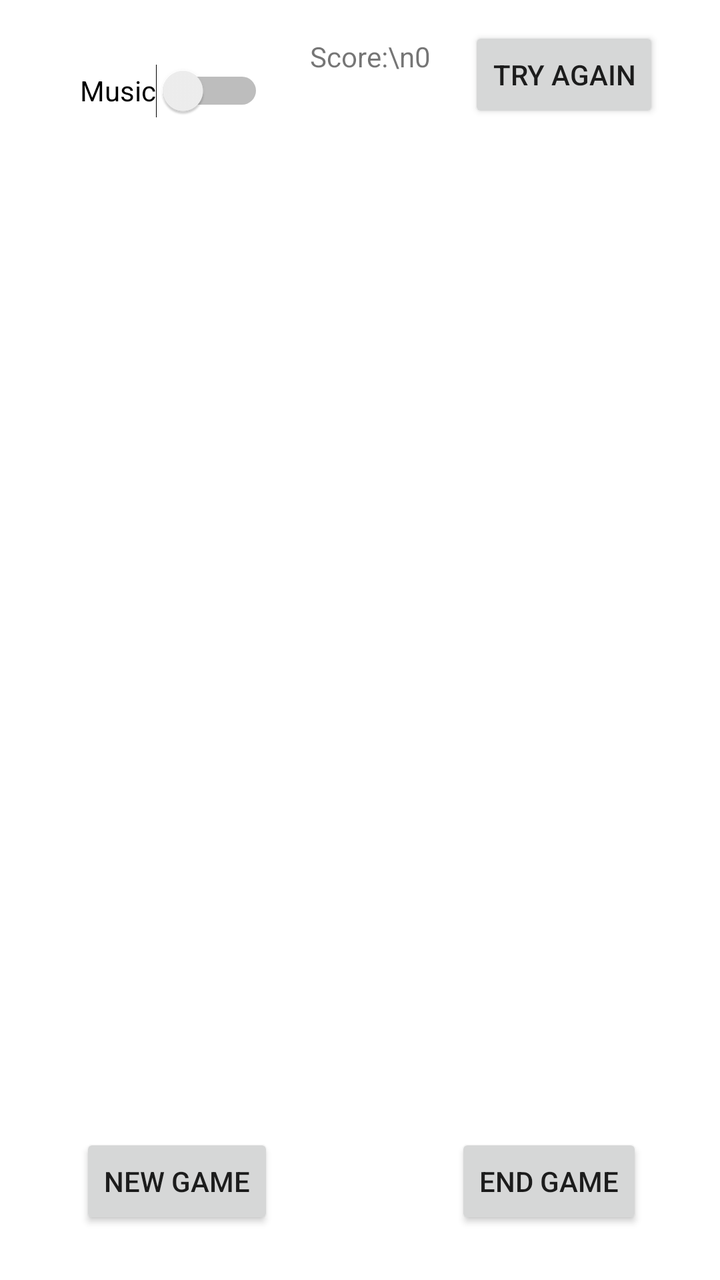
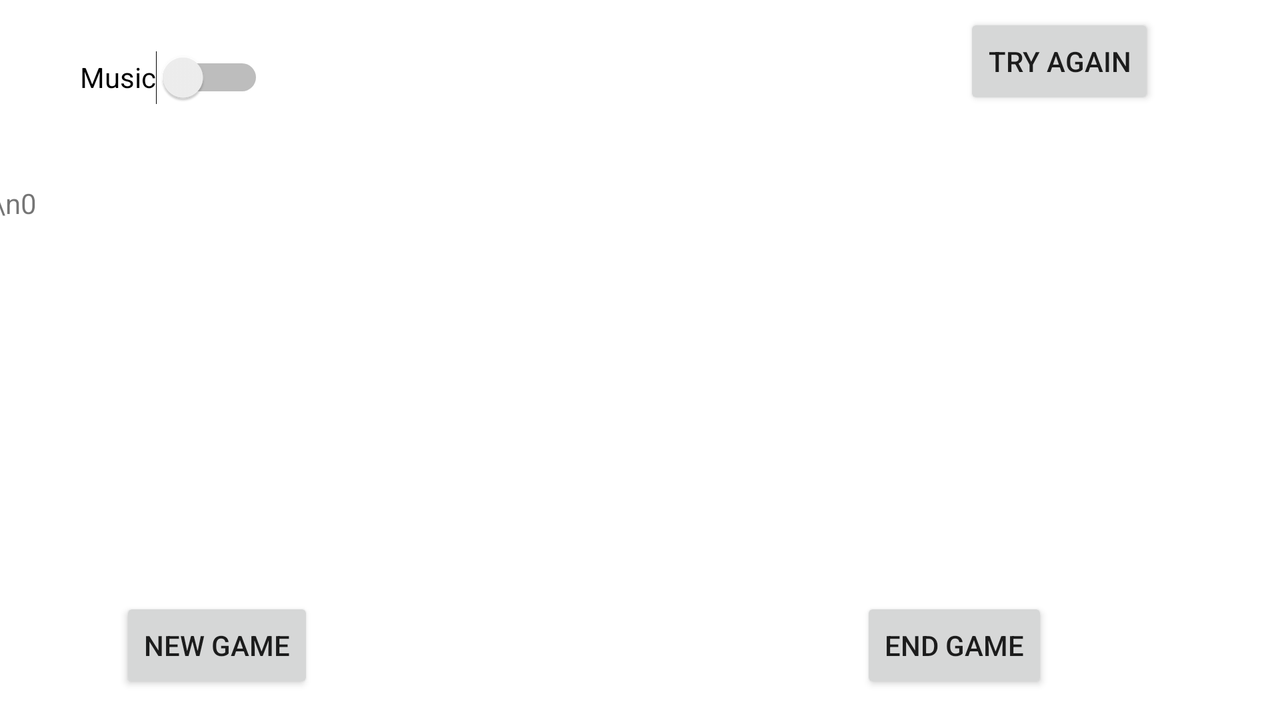

First picture: res/layout/ on a phone held upright. Second picture: the repository's own variant of that layout, on a device whose configuration matches the variant's folder. Source for both follows.
<!-- AndroidManifest.xml: application theme Theme.CS2450AndroidProject -->
<!-- res/layout/activity_game.xml -->
<?xml version="1.0" encoding="utf-8"?>
<androidx.constraintlayout.widget.ConstraintLayout xmlns:android="http://schemas.android.com/apk/res/android"
    xmlns:app="http://schemas.android.com/apk/res-auto"
    xmlns:tools="http://schemas.android.com/tools"
    android:layout_width="match_parent"
    android:layout_height="match_parent"
    tools:context=".MainActivity">

    <TableLayout
        android:id="@+id/cardTable"
        android:layout_width="340dp"
        android:layout_height="530dp"
        android:shrinkColumns="*"
        app:layout_constraintBottom_toBottomOf="parent"
        app:layout_constraintLeft_toLeftOf="parent"
        app:layout_constraintRight_toRightOf="parent"
        app:layout_constraintTop_toTopOf="parent">

        <TableRow
            android:layout_width="match_parent"
            android:layout_height="match_parent"
            android:layout_marginRight="5dp" />

        <TableRow
            android:layout_width="match_parent"
            android:layout_height="match_parent" />

        <TableRow
            android:layout_width="match_parent"
            android:layout_height="match_parent" />

        <TableRow
            android:layout_width="match_parent"
            android:layout_height="match_parent" />
    </TableLayout>

    <Switch
        android:id="@+id/musicSwitch"
        android:layout_width="0dp"
        android:layout_height="64dp"
        android:layout_marginStart="40dp"
        android:checked="false"
        android:text="@string/music"
        app:layout_constraintBottom_toBottomOf="parent"
        app:layout_constraintStart_toStartOf="parent"
        app:layout_constraintTop_toTopOf="parent"
        app:layout_constraintVertical_bias="0.023" />

    <Button
        android:id="@+id/startBtn2"
        android:layout_width="wrap_content"
        android:layout_height="wrap_content"
        android:text="@string/try_again"
        app:layout_constraintBottom_toTopOf="@+id/startBtn"
        app:layout_constraintEnd_toEndOf="parent"
        app:layout_constraintHorizontal_bias="0.885"
        app:layout_constraintStart_toStartOf="parent"
        app:layout_constraintTop_toTopOf="parent"
        app:layout_constraintVertical_bias="0.026" />

    <Button
        android:id="@+id/endBtn"
        android:layout_width="wrap_content"
        android:layout_height="wrap_content"
        android:text="@string/end"
        app:layout_constraintBottom_toBottomOf="parent"
        app:layout_constraintEnd_toEndOf="parent"
        app:layout_constraintHorizontal_bias="0.702"
        app:layout_constraintStart_toEndOf="@+id/startBtn"
        app:layout_constraintTop_toTopOf="parent"
        app:layout_constraintVertical_bias="0.957" />

    <Button
        android:id="@+id/startBtn"
        android:layout_width="wrap_content"
        android:layout_height="wrap_content"
        android:layout_marginStart="40dp"
        android:text="@string/start"
        app:layout_constraintBottom_toBottomOf="parent"
        app:layout_constraintStart_toStartOf="parent"
        app:layout_constraintTop_toTopOf="parent"
        app:layout_constraintVertical_bias="0.957" />

    <com.example.cs2450_androidproject.GameCard
        android:id="@+id/testCard"
        android:layout_width="80dp"
        android:layout_height="120dp"
        android:adjustViewBounds="true"
        android:visibility="invisible"
        app:layout_constraintBottom_toBottomOf="parent"
        app:layout_constraintLeft_toLeftOf="parent"
        app:layout_constraintRight_toRightOf="parent"
        app:layout_constraintTop_toTopOf="parent"
        tools:visibility="gone"></com.example.cs2450_androidproject.GameCard>

    <TextView
        android:id="@+id/scoreDisplay"
        android:layout_width="wrap_content"
        android:layout_height="wrap_content"
        android:layout_marginStart="42dp"
        android:layout_marginTop="14dp"
        android:layout_marginEnd="38dp"
        android:layout_marginBottom="8dp"
        android:text="Score:\n0"
        android:textAlignment="center"
        app:layout_constraintBottom_toTopOf="@+id/cardTable"
        app:layout_constraintEnd_toStartOf="@+id/startBtn2"
        app:layout_constraintStart_toEndOf="@+id/musicSwitch"
        app:layout_constraintTop_toTopOf="parent"
        app:layout_constraintVertical_bias="0.325" />














</androidx.constraintlayout.widget.ConstraintLayout>
<!-- resources referenced by this layout -->
<resources>
  <string name="end">END GAME</string>
  <string name="music">Music</string>
  <string name="start">NEW GAME</string>
  <string name="try_again">TRY AGAIN</string>
  <style name="Theme.CS2450AndroidProject" parent="Theme.MaterialComponents.DayNight.DarkActionBar">
          
          <item name="colorPrimary">@color/purple_500</item>
          <item name="colorPrimaryVariant">@color/purple_700</item>
          <item name="colorOnPrimary">@color/white</item>
          
          <item name="colorSecondary">@color/teal_200</item>
          <item name="colorSecondaryVariant">@color/teal_700</item>
          <item name="colorOnSecondary">@color/black</item>
          
          <item name="android:statusBarColor">?attr/colorPrimaryVariant</item>
          
      </style>
</resources>
<!-- res/layout-land/activity_game.xml (the author's variant of the layout above) -->
<!-- drawn on the phone turned sideways -->
<?xml version="1.0" encoding="utf-8"?>
<androidx.constraintlayout.widget.ConstraintLayout xmlns:android="http://schemas.android.com/apk/res/android"
    xmlns:app="http://schemas.android.com/apk/res-auto"
    xmlns:tools="http://schemas.android.com/tools"
    android:layout_width="match_parent"
    android:layout_height="match_parent"
    tools:context=".MainActivity">

    <TableLayout
        android:id="@+id/cardTable"
        android:layout_width="262dp"
        android:layout_height="326dp"
        android:shrinkColumns="*"
        app:layout_constraintBottom_toBottomOf="parent"
        app:layout_constraintHorizontal_bias="0.426"
        app:layout_constraintLeft_toLeftOf="parent"
        app:layout_constraintRight_toRightOf="parent"
        app:layout_constraintTop_toTopOf="parent"
        app:layout_constraintVertical_bias="0.811">

        <TableRow
            android:layout_width="match_parent"
            android:layout_height="match_parent"
            android:layout_marginRight="5dp" />

        <TableRow
            android:layout_width="match_parent"
            android:layout_height="match_parent" />

        <TableRow
            android:layout_width="match_parent"
            android:layout_height="match_parent" />

        <TableRow
            android:layout_width="match_parent"
            android:layout_height="match_parent" />
    </TableLayout>

    <Switch
        android:id="@+id/musicSwitch"
        android:layout_width="0dp"
        android:layout_height="64dp"
        android:layout_marginStart="40dp"
        android:checked="false"
        android:text="@string/music"
        app:layout_constraintBottom_toBottomOf="parent"
        app:layout_constraintStart_toStartOf="parent"
        app:layout_constraintTop_toTopOf="parent"
        app:layout_constraintVertical_bias="0.023" />

    <Button
        android:id="@+id/startBtn2"
        android:layout_width="wrap_content"
        android:layout_height="wrap_content"
        android:text="@string/try_again"
        app:layout_constraintBottom_toTopOf="@+id/startBtn"
        app:layout_constraintEnd_toEndOf="parent"
        app:layout_constraintHorizontal_bias="0.885"
        app:layout_constraintStart_toStartOf="parent"
        app:layout_constraintTop_toTopOf="parent"
        app:layout_constraintVertical_bias="0.026" />

    <Button
        android:id="@+id/endBtn"
        android:layout_width="wrap_content"
        android:layout_height="wrap_content"
        android:text="@string/end"
        app:layout_constraintBottom_toBottomOf="parent"
        app:layout_constraintEnd_toEndOf="parent"
        app:layout_constraintHorizontal_bias="0.702"
        app:layout_constraintStart_toEndOf="@+id/startBtn"
        app:layout_constraintTop_toTopOf="parent"
        app:layout_constraintVertical_bias="0.957" />

    <Button
        android:id="@+id/startBtn"
        android:layout_width="wrap_content"
        android:layout_height="wrap_content"
        android:layout_marginStart="60dp"
        android:text="@string/start"
        app:layout_constraintBottom_toBottomOf="parent"
        app:layout_constraintStart_toStartOf="parent"
        app:layout_constraintTop_toTopOf="parent"
        app:layout_constraintVertical_bias="0.957" />

    <com.example.cs2450_androidproject.GameCard
        android:id="@+id/testCard"
        android:layout_width="80dp"
        android:layout_height="120dp"
        android:adjustViewBounds="true"
        android:visibility="invisible"
        app:layout_constraintBottom_toBottomOf="parent"
        app:layout_constraintLeft_toLeftOf="parent"
        app:layout_constraintRight_toRightOf="parent"
        app:layout_constraintTop_toTopOf="parent"
        tools:visibility="gone"></com.example.cs2450_androidproject.GameCard>

    <TextView
        android:id="@+id/scoreDisplay"
        android:layout_width="wrap_content"
        android:layout_height="wrap_content"
        android:layout_marginTop="92dp"
        android:layout_marginEnd="464dp"
        android:text="Score:\n0"
        android:textAlignment="center"
        app:layout_constraintEnd_toStartOf="@+id/startBtn2"
        app:layout_constraintTop_toTopOf="parent" />


</androidx.constraintlayout.widget.ConstraintLayout>
